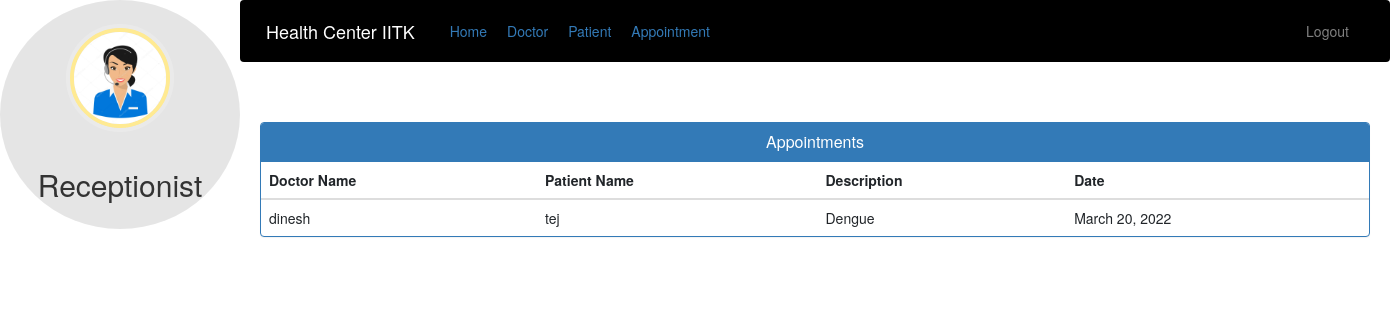
The page /admin-view-appointment (signed in) on the database as committed earlier.
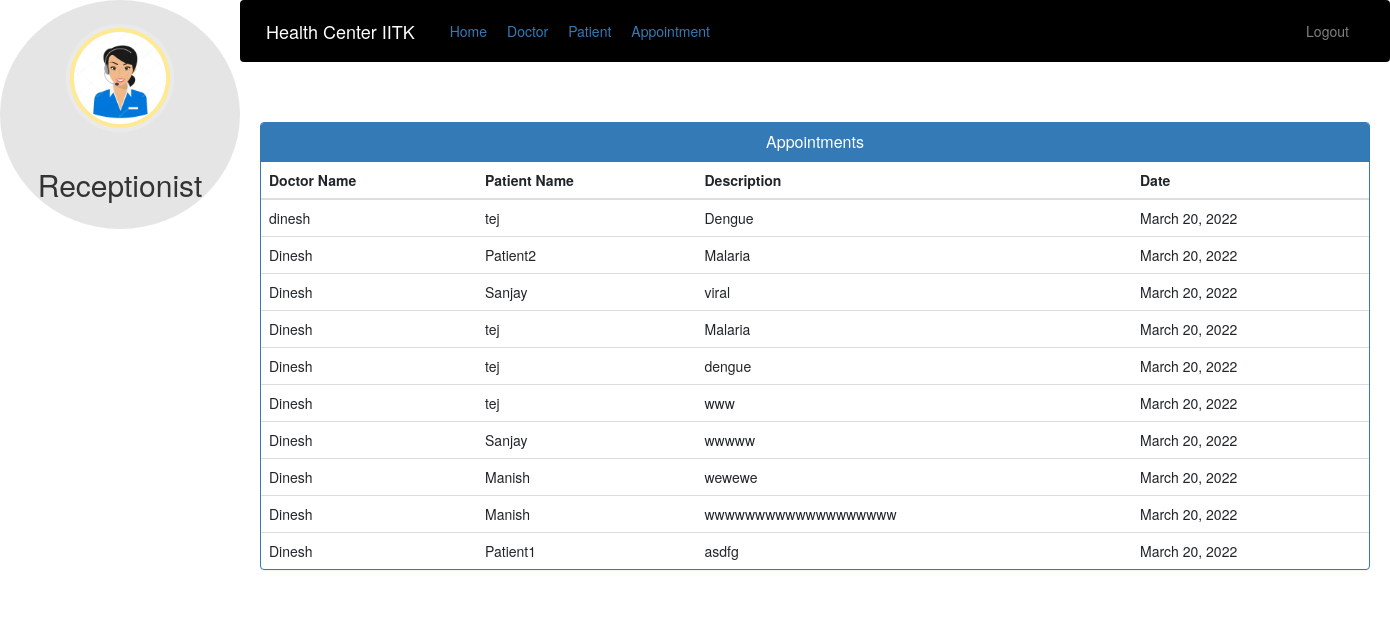
The same page on the database as committed later.
### hospital/models.py (models this page shows)
class Appointment(models.Model):
    patientId=models.PositiveIntegerField(null=True)
    doctorId=models.PositiveIntegerField(null=True)
    patientName=models.CharField(max_length=40,null=True)
    doctorName=models.CharField(max_length=40,null=True)
    appointmentDate=models.DateField(auto_now=True)
    description=models.TextField(max_length=500)
    status=models.BooleanField(default=True)

### hospital/views.py (the view)
# urls.py: path('admin-view-appointment', views.admin_view_appointment_view,name='admin-view-appointment'),
@login_required(login_url='adminlogin')
@user_passes_test(is_admin)
def admin_view_appointment_view(request):
    appointments=models.Appointment.objects.all().filter(status=True)
    return render(request,'hospital/admin_view_appointment.html',{'appointments':appointments})

### hospital/views.py (called while the page is built)
def is_admin(user):
    return user.groups.filter(name='ADMIN').exists()

### templates/hospital/admin_view_appointment.html (shortened to what this page needs)
{% extends 'hospital/admin_base.html' %}
{% block content %}
<head>
  <link href="//netdna.bootstrapcdn.com/bootstrap/3.0.0/css/bootstrap.min.css" rel="stylesheet" id="bootstrap-css">
</head>
<div class="container">
  <div class="panel panel-primary">
    <div class="panel-heading">
      <h6 class="panel-title">Appointments</h6>
    </div>
    <table class="table table-hover" id="dev-table">
      <thead>
        <tr>
          <th>Doctor Name</th>
          <th>Patient Name</th>
          <th>Description</th>
          <th>Date</th>
        </tr>
      </thead>
      {% for a in appointments %}
      <tr>
        <td> {{a.doctorName}}</td>
        <td>{{a.patientName}}</td>
        <td>{{a.description}}</td>
        <td>{{a.appointmentDate}}</td>
      </tr>
      {% endfor %}
    </table>
  </div>
</div>
{% endblock content %}

Rows that differ between the two databases and show on the page:
added Appointment: doctorName "Dinesh", patientName "Patient2", description "Malaria", appointmentDate "March 20, 2022"
added Appointment: doctorName "Dinesh", patientName "Sanjay", description "viral", appointmentDate "March 20, 2022"
added Appointment: doctorName "Dinesh", patientName "tej", description "Malaria", appointmentDate "March 20, 2022"
added Appointment: doctorName "Dinesh", patientName "tej", description "dengue", appointmentDate "March 20, 2022"
added Appointment: doctorName "Dinesh", patientName "tej", description "www", appointmentDate "March 20, 2022"
added Appointment: doctorName "Dinesh", patientName "Sanjay", description "wwwww", appointmentDate "March 20, 2022"
added Appointment: doctorName "Dinesh", patientName "Manish", description "wewewe", appointmentDate "March 20, 2022"
added Appointment: doctorName "Dinesh", patientName "Manish", description "wwwwwwwwwwwwwwwwwww", appointmentDate "March 20, 2022"
added Appointment: doctorName "Dinesh", patientName "Patient1", description "asdfg", appointmentDate "March 20, 2022"
